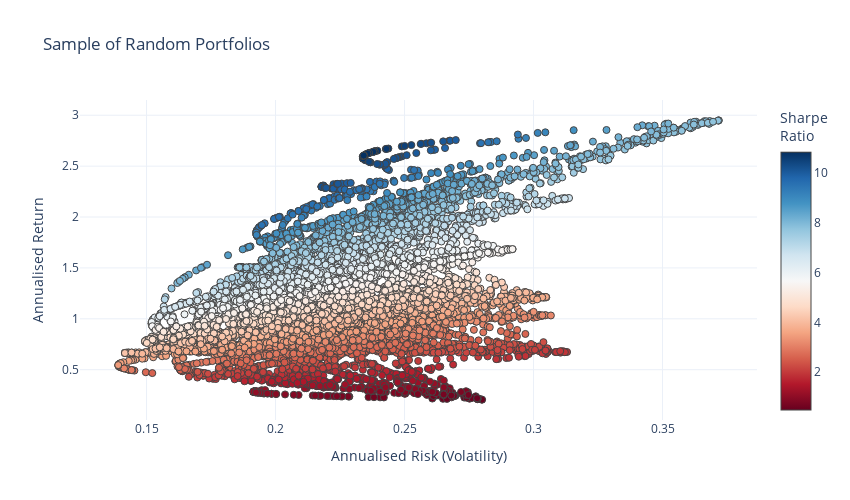

The cell this chart's notebook holds for it:
### Code cell
#-- Get annualised mean returns
mus = (1+e_daily_returns.mean())**252 - 1

#-- Get covariances
#- Multiply by 252 to annualise it (square root time for volatility but no square root for variance)
#- Note: 252 trading days in a year
#- https://quant.stackexchange.com/questions/4753/annualized-covariance
cov = e_daily_returns.cov()*252

#- How many assests to include in each portfolio
n_assets = 2
#-- How many portfolios to generate
n_portfolios = 10000

#-- Initialize empty list to store mean-variance pairs for plotting
mean_variance_pairs = []

np.random.seed(75)
#-- Loop through and generate lots of random portfolios
for i in range(n_portfolios):
    #- Choose assets randomly without replacement
    assets = np.random.choice(list(e_daily_returns.columns), n_assets, replace=False)
    #- Choose weights randomly
    weights = np.random.rand(n_assets)
    #- Ensure weights sum to 1
    weights = weights/sum(weights)

    #-- Loop over asset pairs and compute portfolio return and variance
    #- https://quant.stackexchange.com/questions/43442/portfolio-variance-explanation-for-equation-investments-by-zvi-bodie
    portfolio_E_Variance = 0
    portfolio_E_Return = 0
    for i in range(len(assets)):
        portfolio_E_Return += weights[i] * mus.loc[assets[i]]
        for j in range(len(assets)):
            #-- Add variance/covariance for each asset pair
            #- Note that when i==j this adds the variance
            portfolio_E_Variance += weights[i] * weights[j] * cov.loc[assets[i], assets[j]]
            
    #-- Add the mean/variance pairs to a list for plotting
    mean_variance_pairs.append([portfolio_E_Return, portfolio_E_Variance])

#-- Plot the risk vs. return of randomly generated portfolios
#-- Convert the list from before into an array for easy plotting
mean_variance_pairs = np.array(mean_variance_pairs)

risk_free_rate=0.07 #-- Include risk free rate here

fig = go.Figure()
fig.add_trace(go.Scatter(x=mean_variance_pairs[:,1]**0.5, y=mean_variance_pairs[:,0], 
                      marker=dict(color=(mean_variance_pairs[:,0]-risk_free_rate)/(mean_variance_pairs[:,1]**0.5), 
                                  showscale=True, 
                                  size=7,
                                  line=dict(width=1),
                                  colorscale="RdBu",
                                  colorbar=dict(title="Sharpe<br>Ratio")
                                 ), 
                      mode='markers'))
fig.update_layout(template='plotly_white',
                  xaxis=dict(title='Annualised Risk (Volatility)'),
                  yaxis=dict(title='Annualised Return'),
                  title='Sample of Random Portfolios',
                  width=850,
                  height=500)
fig.update_xaxes(range=[0.18, 0.32])
fig.update_yaxes(range=[0.02,0.27])
fig.update_layout(coloraxis_colorbar=dict(title="Sharpe Ratio"))

### Figure 1 — Plotly figure (JSON) as saved in the notebook; plotly's stock layout.template omitted (floating-point values rounded to 4 significant figures; data arrays with more than 128 entries replaced by an {"elided": "..."} marker saying what was removed)
{"data": [{"marker": {"color": {"elided": "10000 float values"}, "colorbar": {"title": {"text": "Sharpe<br>Ratio"}}, "colorscale": [[0, "rgb(103,0,31)"], [0.1, "rgb(178,24,43)"], [0.2, "rgb(214,96,77)"], [0.3, "rgb(244,165,130)"], [0.4, "rgb(253,219,199)"], [0.5, "rgb(247,247,247)"], [0.6, "rgb(209,229,240)"], [0.7, "rgb(146,197,222)"], [0.8, "rgb(67,147,195)"], [0.9, "rgb(33,102,172)"], [1, "rgb(5,48,97)"]], "line": {"width": 1}, "showscale": true, "size": 7}, "mode": "markers", "type": "scatter", "x": {"elided": "10000 float values"}, "y": {"elided": "10000 float values"}}], "layout": {"coloraxis": {"colorbar": {"title": {"text": "Sharpe Ratio"}}}, "height": 500, "title": {"text": "Sample of Random Portfolios"}, "width": 850, "xaxis": {"autorange": true, "range": [0.1242, 0.3866], "title": {"text": "Annualised Risk (Volatility)"}, "type": "linear"}, "yaxis": {"autorange": true, "range": [0.005888, 3.15], "title": {"text": "Annualised Return"}, "type": "linear"}}}
